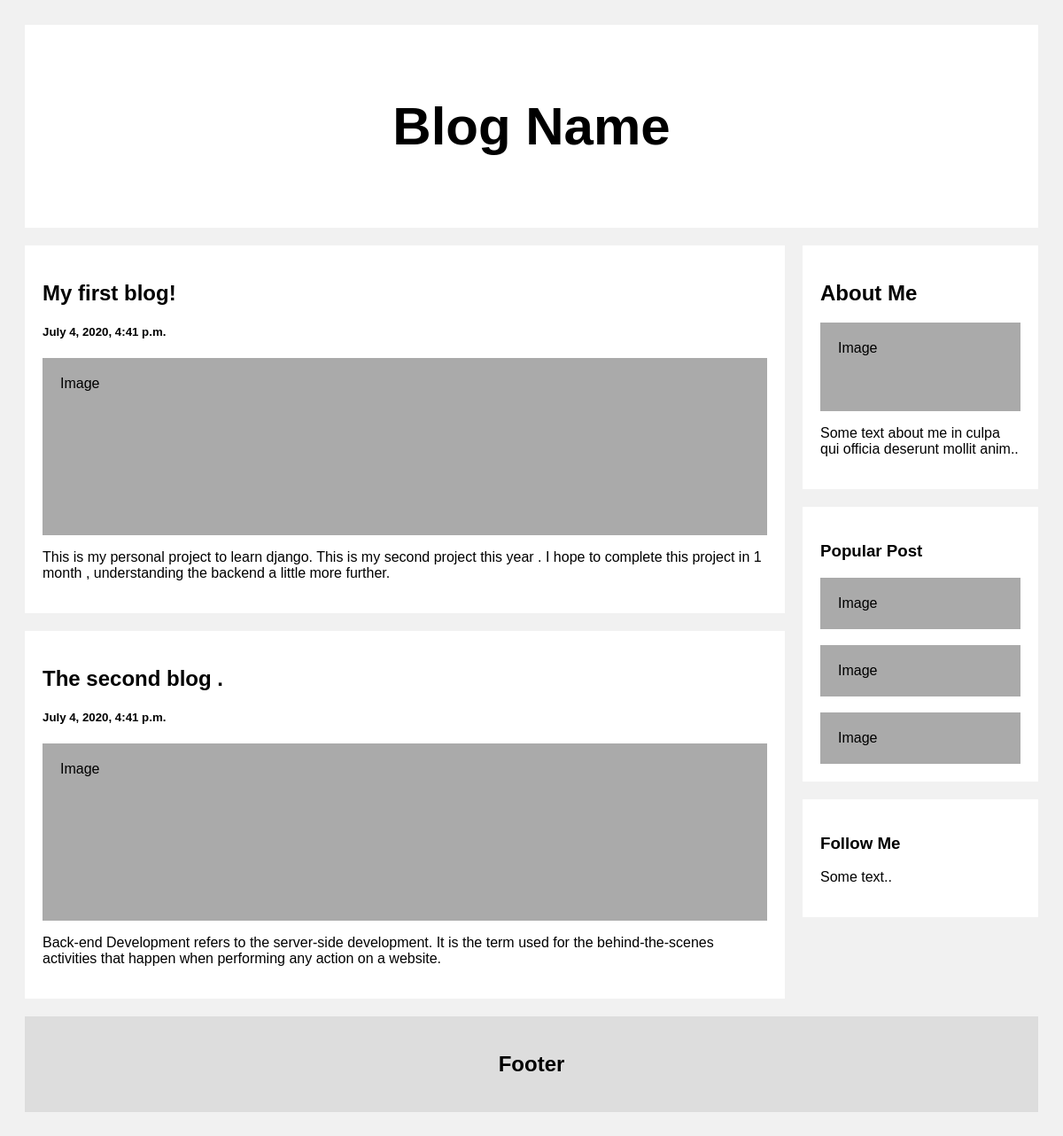
The page / on the database its author committed.
### blog/models.py (models this page shows, shortened)
class Post(models.Model):
    author = models.ForeignKey(settings.AUTH_USER_MODEL, on_delete=models.CASCADE)
    title = models.CharField(max_length=200)
    text = models.TextField()
    created_date = models.DateTimeField(default=timezone.now)
    published_date = models.DateTimeField(blank=True, null=True)

### blog/views.py (the view)
# urls.py: path('', views.post_list, name='post_list'),
def post_list(request):
    posts = Post.objects.filter(published_date__lte=timezone.now()).order_by('published_date')
    return render(request, 'blog/post.html', {'posts': posts})

### blog/templates/blog/post.html (shortened to what this page needs)
<!DOCTYPE html>
<html>
<head>
</head>
<body>
<div class="header">
  <h2>Blog Name</h2>
</div>
<div class="row">
  <div class="leftcolumn">
    {% for post in posts %}
    <div class="card">
      <h2>{{post.title}}</h2>
      <h5>{{ post.published_date }}</h5>
      <div class="fakeimg" style="height:200px;">Image</div>
      <p>{{ post.text }}</p>
    </div>
    {% endfor %}
  </div>
  <div class="rightcolumn">
    <div class="card">
      <h2>About Me</h2>
      <div class="fakeimg" style="height:100px;">Image</div>
      <p>Some text about me in culpa qui officia deserunt mollit anim..</p>
    </div>
    <div class="card">
      <h3>Popular Post</h3>
      <div class="fakeimg">Image</div><br>
      <div class="fakeimg">Image</div><br>
      <div class="fakeimg">Image</div>
    </div>
    <div class="card">
      <h3>Follow Me</h3>
      <p>Some text..</p>
    </div>
  </div>
</div>
<div class="footer">
  <h2>Footer</h2>
</div>
</body>
</html>

### blog/templates/blog/post.html (style rules this page uses)
* { box-sizing: border-box; }
body { font-family: Arial; padding: 20px; background: #f1f1f1; }
.header { padding: 30px; font-size: 40px; text-align: center; background: white; }
.leftcolumn { float: left; width: 75%; }
.rightcolumn { float: left; width: 25%; padding-left: 20px; }
.fakeimg { background-color: #aaa; width: 100%; padding: 20px; }
.card { background-color: white; padding: 20px; margin-top: 20px; }
.row:after { content: ""; display: table; clear: both; }
.footer { padding: 20px; text-align: center; background: #ddd; margin-top: 20px; }

### rows shown on the page
Post: title "My first blog!", published_date "July 4, 2020, 4:41 p.m.", text "This is my personal project to learn django. This is my second project this year . I hope to complete this project in 1 month , understanding the backend a little more further."
Post: title "The second blog .", published_date "July 4, 2020, 4:41 p.m.", text "Back-end Development refers to the server-side development. It is the term used for the behind-the-scenes activities that happen when performing any action on a website."
